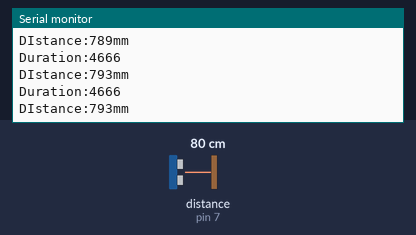
The sketch below on a simulated Arduino Uno, built with avr-gcc and run on an emulated ATmega328P. Shown: the last lines printed to the serial monitor. Wiring (inferred from the names in the program): ultrasonic range finder: trigger pin 6; echo pin 7. Inputs (shaded band) come from the test bench; at power-on: distance to the obstacle (sensor on pin 7) 80 cm. The echo pulse lasts 58.3 µs per cm.

Above: at 1.3 s.
1.4 s: distance to the obstacle (sensor on pin 7) set to 2 cm
At 1.83 s:
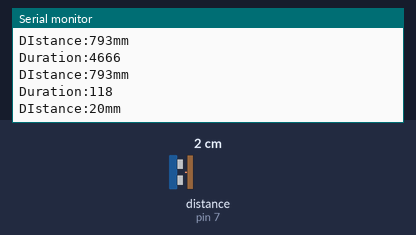
2.9 s: distance to the obstacle (sensor on pin 7) set to 4 cm
At 3.33 s:
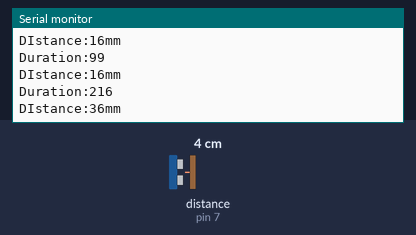
Timing chart, 0 to 5.9 s (numbered marks = the images above; inputs shaded):
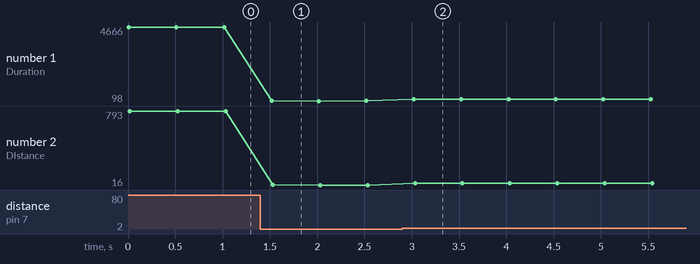

The sketch:

distance.ino
```cpp
int trigPin = 6;
int echoPin = 7;

void setup(){
  Serial.begin(9600);       // 시리얼 속도 설정
  pinMode(echoPin, INPUT);   // echoPin 입력
  pinMode(trigPin, OUTPUT);  // trigPin 출력
}

void loop(){

  long duration, distance;
  digitalWrite(trigPin, HIGH);  // trigPin에서 초음파 발생(echoPin도 HIGH)
  delayMicroseconds(10);
  digitalWrite(trigPin, LOW);
  duration = pulseIn(echoPin, HIGH);    // echoPin 이 HIGH를 유지한 시간을 저장 한다.
  distance = ((float)(340 * duration) / 1000) / 2;

  Serial.print("Duration:");   //시리얼모니터에 Echo가 HIGH인 시간을 표시
  Serial.print(duration);
  Serial.print("\nDIstance:"); // 물체와 초음파 센서간 거리를 표시
  Serial.print(distance);
  Serial.println("mm\n");

  delay(500);

}
```

Measured:
- after the input at 1.4 s, the serial monitor: prints a new line after 0.12 s (image 1)
- after the input at 2.9 s, the serial monitor: prints a new line after 0.12 s (image 2)
- plotted number 1: 4666 → 99 after the input at 1.4 s, 99 → 215 after the input at 2.9 s
- plotted number 2: 793 → 16 after the input at 1.4 s, 16 → 36 after the input at 2.9 s
